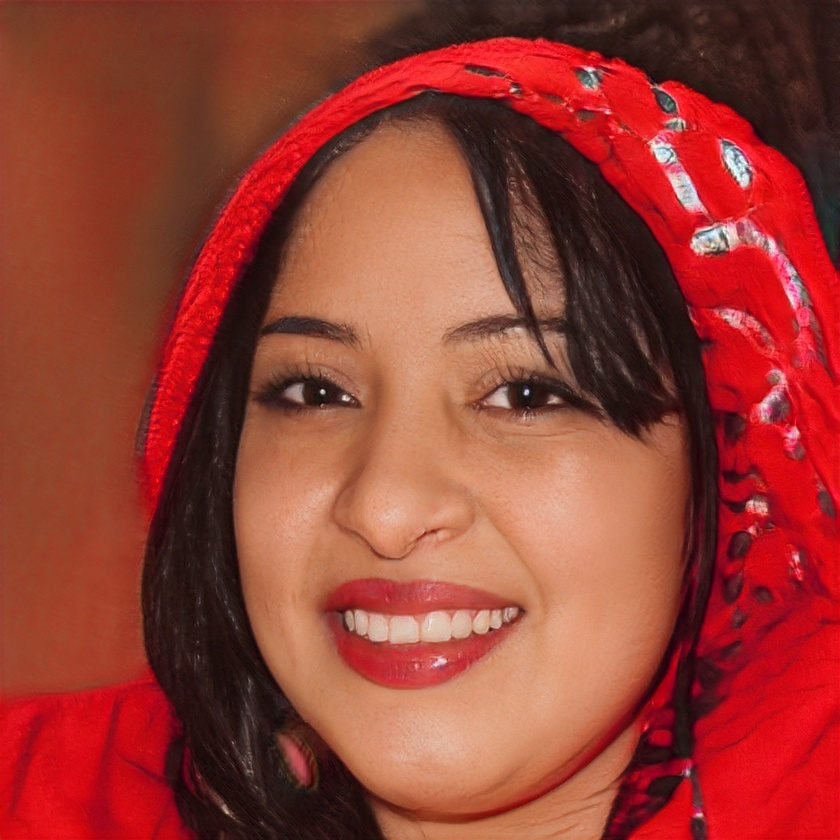
#> input picture 4_separarCaras/input/1.jpeg, 840 x 840 px, shrunk from 1024 x 1024 before the run; its folder holds 4 pictures in this run
$ python 4_separarCaras.py
#> lines starting #> are read from the running program, lines starting #| are printed output that depends on the picture
import cv2
import os

# Definir las rutas de las carpetas
folder_path = "input"          # Carpeta con las imágenes de entrada
faces_folder = "caras"         # Carpeta donde se guardarán las imágenes CON caras
no_faces_folder = "noCaras"    # Carpeta donde se guardarán las imágenes SIN caras

# Crear las carpetas de destino si no existen
# exist_ok=True evita errores si las carpetas ya existen
os.makedirs(faces_folder, exist_ok=True)
os.makedirs(no_faces_folder, exist_ok=True)

# Cargar el clasificador en cascada de Haar para detección de caras
face_cascade = cv2.CascadeClassifier(cv2.data.haarcascades + 'haarcascade_frontalface_default.xml')

# BUCLE PRINCIPAL: Procesar cada imagen en la carpeta de entrada
for filename in os.listdir(folder_path):
    # Filtrar solo archivos de imagen (PNG, JPG, JPEG)
    if filename.lower().endswith(('.png', '.jpg', '.jpeg')):
        # Construir la ruta completa de la imagen
        img_path = os.path.join(folder_path, filename)

        # Cargar la imagen desde el archivo
        img = cv2.imread(img_path)
#> img is the input picture: shape (840, 840, 3); mean B, G, R 51.2, 62.2, 150.4

        # Convertir la imagen a escala de grises (necesario para la detección de Haar)
        gray = cv2.cvtColor(img, cv2.COLOR_BGR2GRAY)
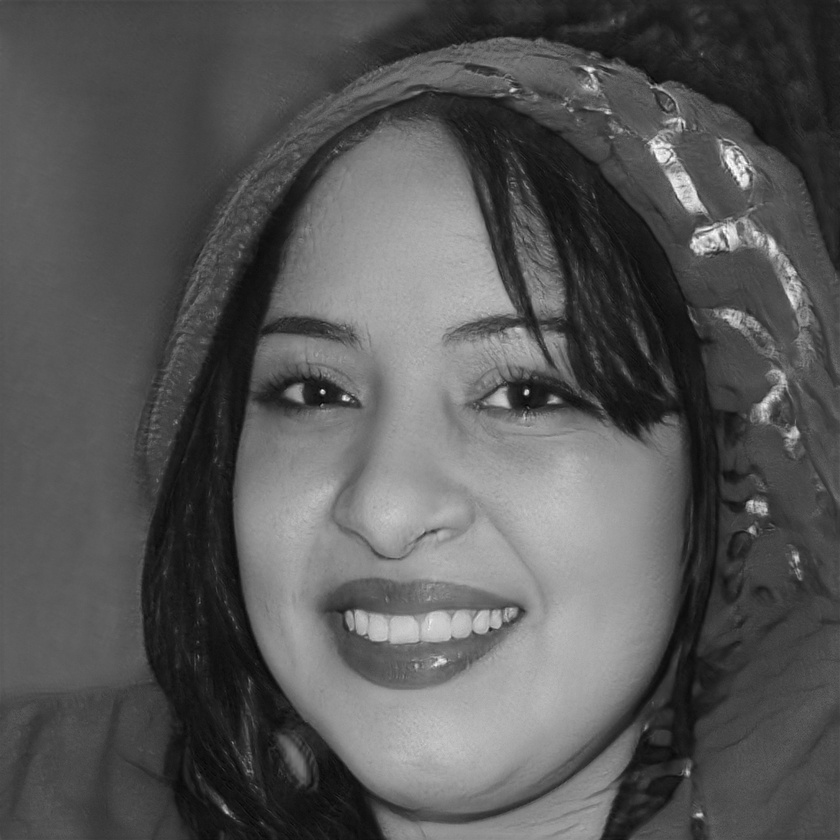
#> gray: shape (840, 840); min 6, max 254, mean 87.3

        # Detectar caras en la imagen usando el clasificador de Haar
        # scaleFactor=1.3: Factor de escala para la pirámide de imágenes
        # minNeighbors=5: Número mínimo de vecinos para confirmar una detección
        faces = face_cascade.detectMultiScale(gray, scaleFactor=1.3, minNeighbors=5)
#> faces = [[152, 223, 521, 521]]

        # Decidir en qué carpeta guardar la imagen basándose en si tiene caras
        if len(faces) > 0:
            dest_folder = faces_folder  # Carpeta para imágenes CON caras
            print(f"{filename}: Se ha detectado una cara")
        else:
            dest_folder = no_faces_folder  # Carpeta para imágenes SIN caras
            print(f"{filename}: No se ha detectado una cara")

        # Guardar la imagen en la carpeta correspondiente
        cv2.imwrite(os.path.join(dest_folder, filename), img)
#> pass 2 of the loop `for filename in os.listdir(folder_path):`:
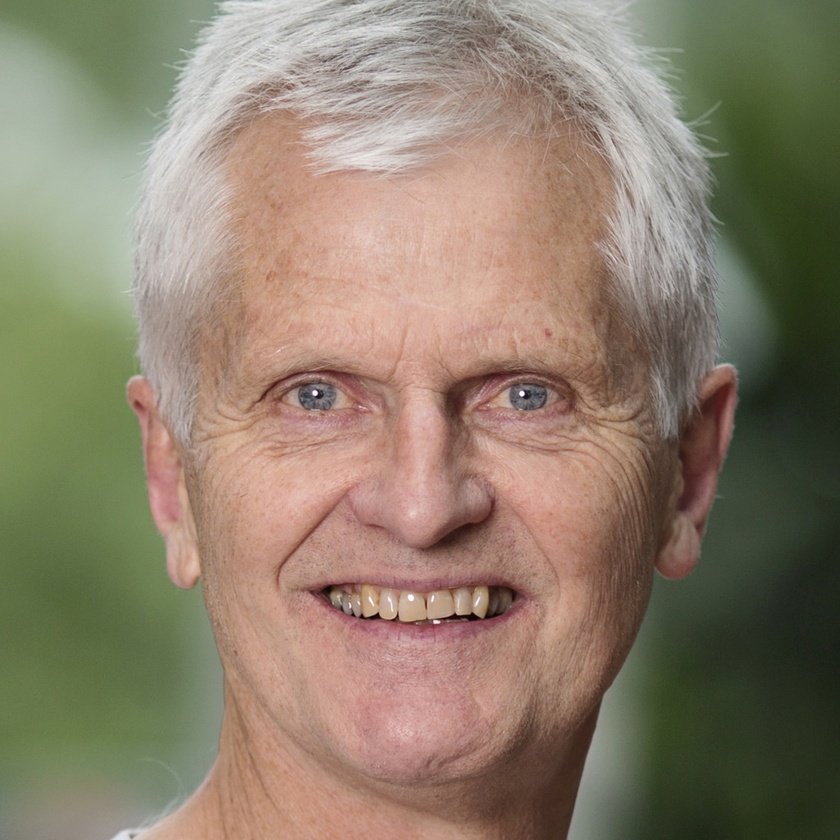
#> input picture 4_separarCaras/input/2.jpeg, 840 x 840 px, shrunk from 1024 x 1024 before the run
#> img is the input picture: shape (840, 840, 3); mean B, G, R 107.5, 126.7, 140.4
#> `gray = cv2.cvtColor(img, cv2.COLOR_BGR2GRAY)`:
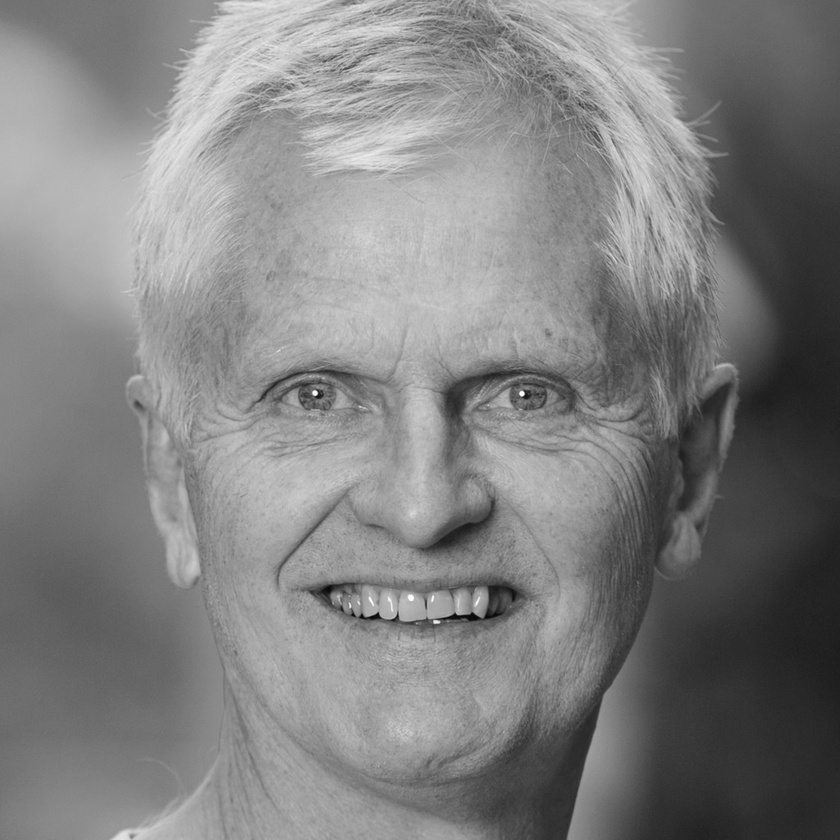
#> gray: shape (840, 840); min 6, max 254, mean 128.6
#> faces = [[141, 191, 544, 544]]
#> pass 3 of the loop `for filename in os.listdir(folder_path):`:
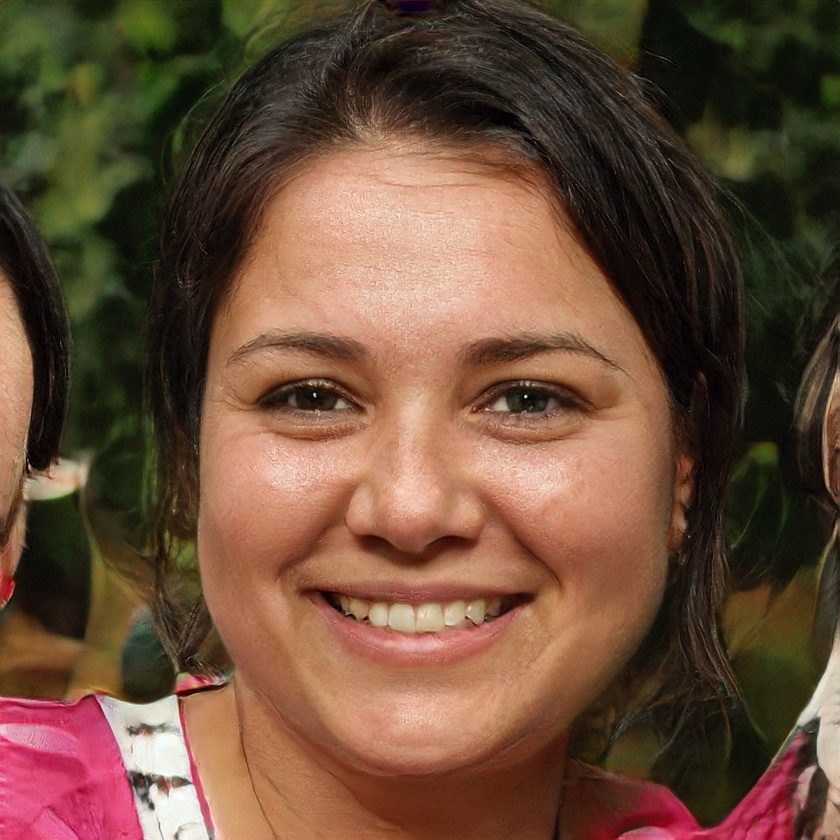
#> input picture 4_separarCaras/input/3.jpeg, 840 x 840 px, shrunk from 1024 x 1024 before the run
#> img is the input picture: shape (840, 840, 3); mean B, G, R 57.5, 77.1, 106.9
#> `gray = cv2.cvtColor(img, cv2.COLOR_BGR2GRAY)`:
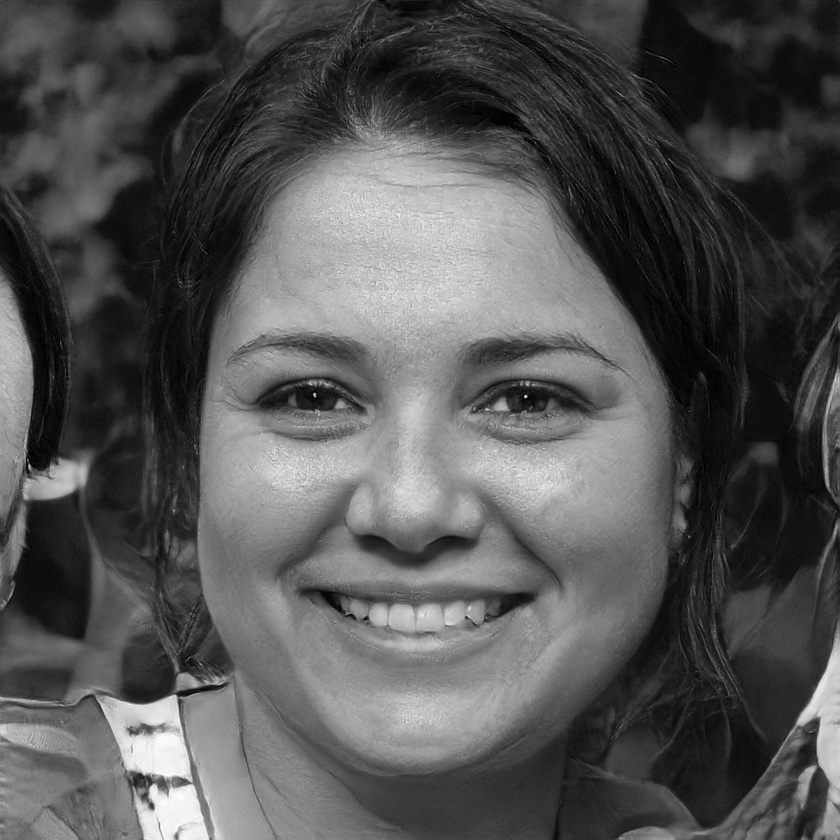
#> gray: shape (840, 840); min 0, max 255, mean 83.7
#> faces = [[132, 169, 570, 570]]
#> the loop made 4 passes; the first 3 are shown
